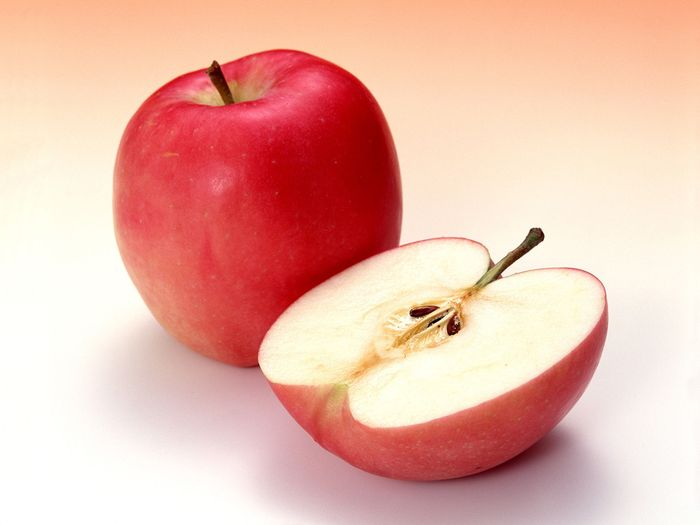
#> input picture apel.png, 700 x 525 px
$ python minggu1.py
#> lines starting #> are read from the running program, lines starting #| are printed output that depends on the picture
import cv2
import numpy as np
import matplotlib.pyplot as plt

# Baca gambar (BGR)
img = cv2.imread('apel.png')
#> img is the input picture: shape (525, 700, 3); mean B, G, R 170.1, 183.6, 234.6

# Konversi ke RGB (karena cv2 default-nya BGR)
img_rgb = cv2.cvtColor(img, cv2.COLOR_BGR2RGB)

# Pisahkan channel R, G, B
R, G, B = cv2.split(img_rgb)
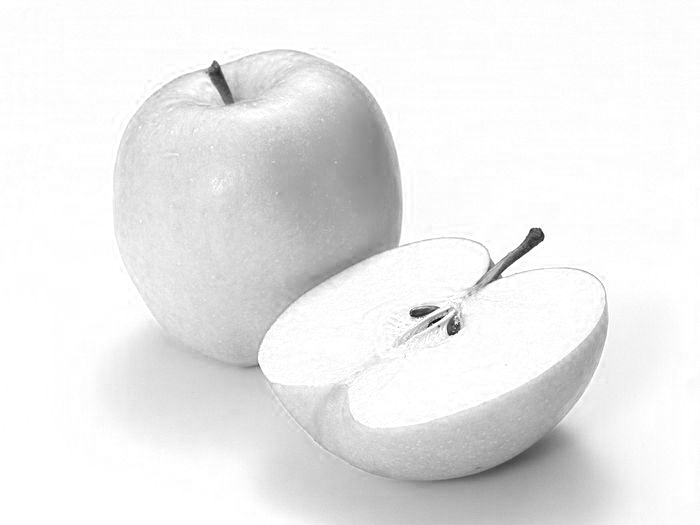
#> R: shape (525, 700); min 6, max 255, mean 234.6
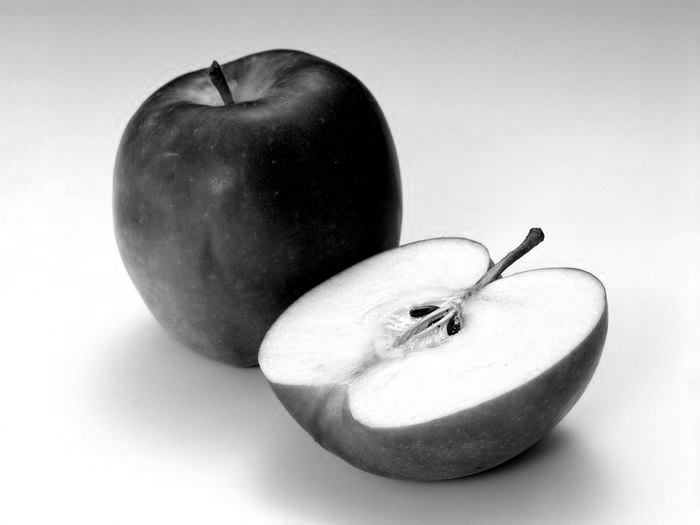
#> G: shape (525, 700); min 0, max 255, mean 183.6
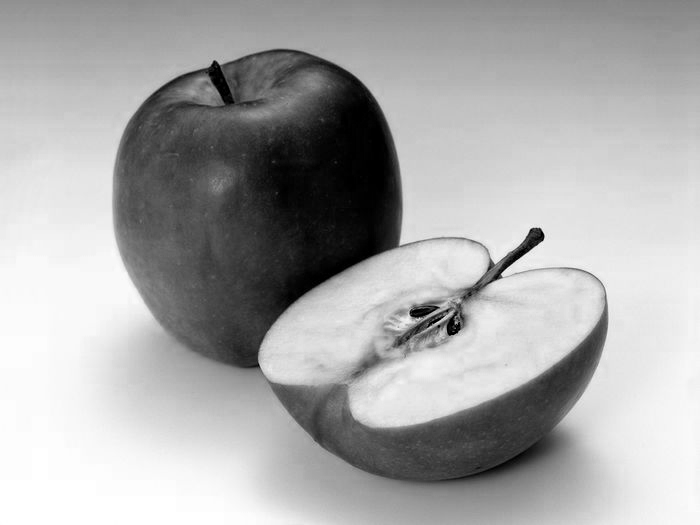
#> B: shape (525, 700); min 0, max 255, mean 170.1

# Grayscale dengan rata-rata (R+G+B)/3
grayscale_avg = ((R.astype(np.float32) + G.astype(np.float32) + B.astype(np.float32)) / 3)
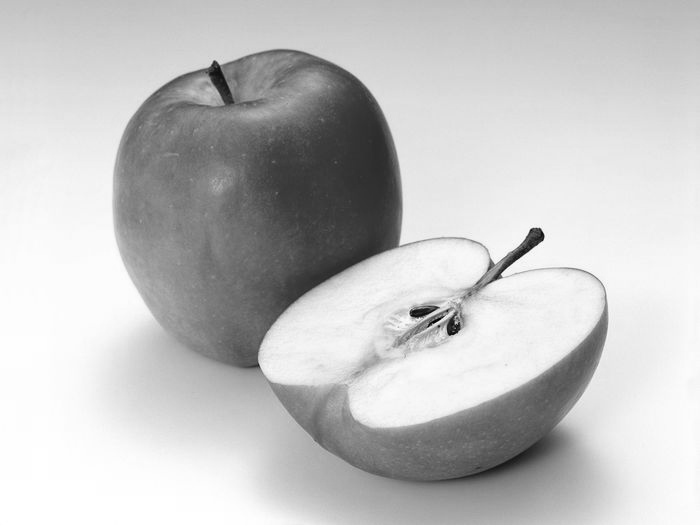
#> grayscale_avg: shape (525, 700) float32; min 2.33, max 255, mean 196.1
grayscale_avg = np.clip(grayscale_avg, 0, 255).astype(np.uint8)

# Grayscale dengan rumus 0.3R + 0.6G + 0.1B
grayscale_weighted = (0.3 * R.astype(np.float32) +
                      0.6 * G.astype(np.float32) +
                      0.1 * B.astype(np.float32))
grayscale_weighted = np.clip(grayscale_weighted, 0, 255).astype(np.uint8)

# Grayscale bawaan OpenCV
gray_cv = cv2.cvtColor(img, cv2.COLOR_BGR2GRAY)

# Tampilkan hasil
plt.figure(figsize=(12,8))

plt.subplot(2,4,1), plt.imshow(img_rgb), plt.title("RGB Image"), plt.axis("off")
plt.subplot(2,4,2), plt.imshow(R, cmap="gray"), plt.title("Red Channel"), plt.axis("off")
plt.subplot(2,4,3), plt.imshow(G, cmap="gray"), plt.title("Green Channel"), plt.axis("off")
plt.subplot(2,4,4), plt.imshow(B, cmap="gray"), plt.title("Blue Channel"), plt.axis("off")
plt.subplot(2,4,5), plt.imshow(grayscale_avg, cmap="gray"), plt.title("Grayscale (R+G+B)/3"), plt.axis("off")
plt.subplot(2,4,6), plt.imshow(grayscale_weighted, cmap="gray"), plt.title("Grayscale (0.3R+0.6G+0.1B)"), plt.axis("off")
plt.subplot(2,4,7), plt.imshow(gray_cv, cmap="gray"), plt.title("OpenCV Grayscale"), plt.axis("off")

plt.tight_layout()
plt.show()
